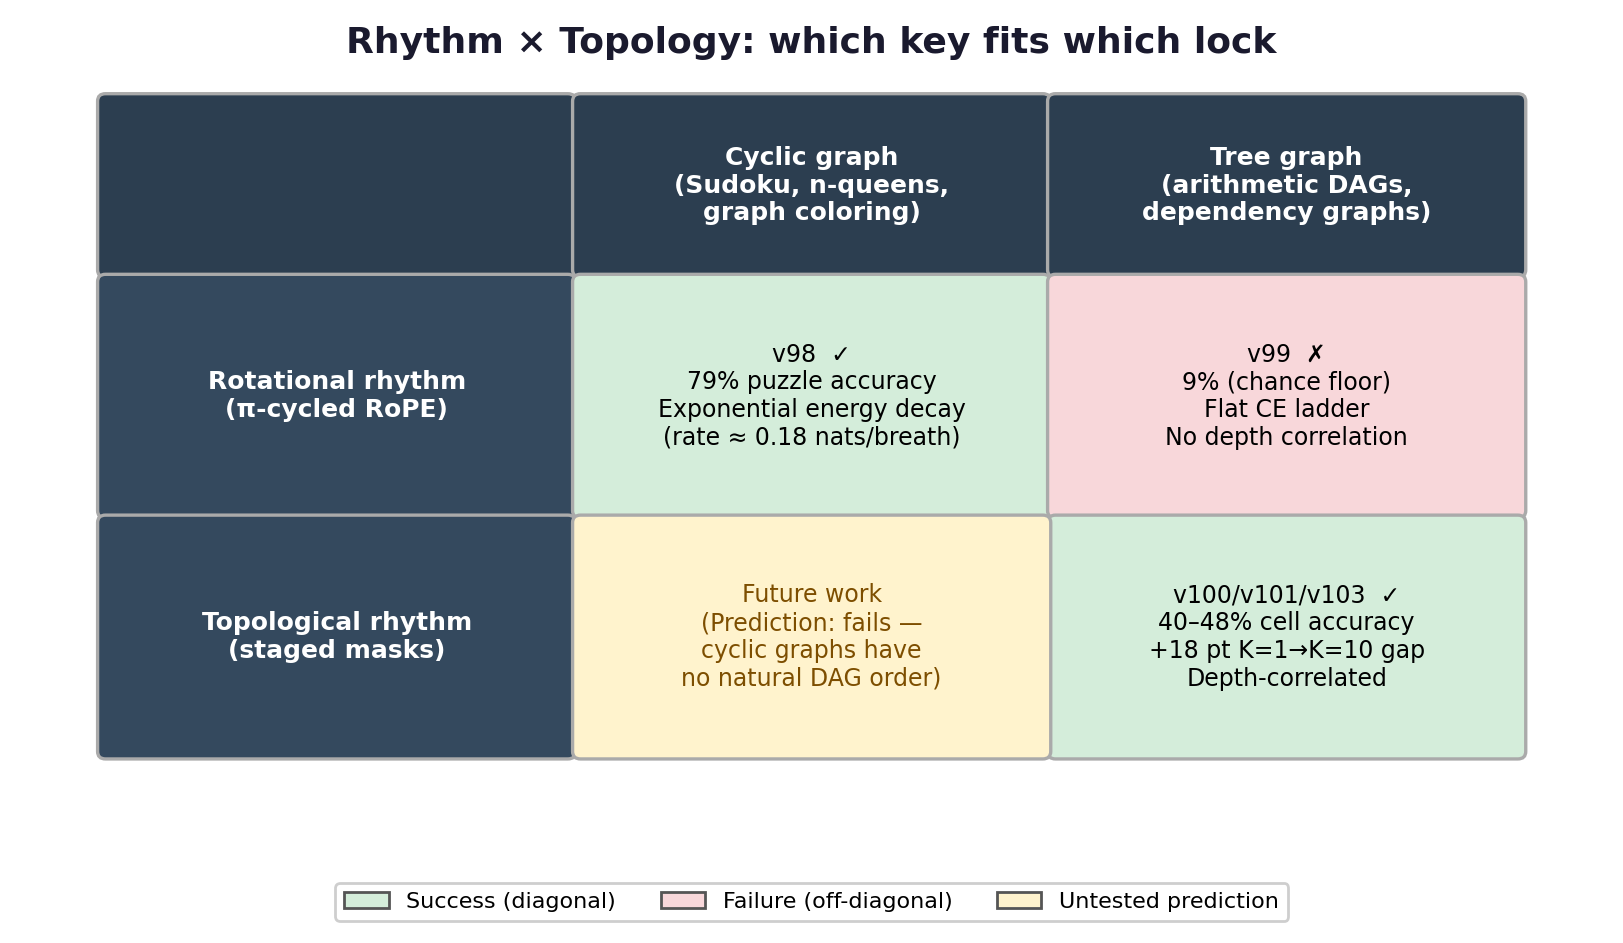

Python code for this plot:
"""
Figure 5: 2x2 framework table — rhythm × topology
Conceptual figure rendered as a styled matplotlib table.
"""

import numpy as np
import matplotlib
matplotlib.use("Agg")
import matplotlib.pyplot as plt
import matplotlib.patches as mpatches
from matplotlib.patches import FancyBboxPatch
import os

fig, ax = plt.subplots(figsize=(8.0, 4.6))
ax.set_xlim(0, 10)
ax.set_ylim(0, 6)
ax.axis("off")

# --- Color palette ---
col_header_bg = "#2c3e50"
col_header_fg = "white"
row_header_bg = "#34495e"
row_header_fg = "white"
success_bg    = "#d4edda"  # light green
failure_bg    = "#f8d7da"  # light red
future_bg     = "#fff3cd"  # light yellow
border_color  = "#aaa"

# Grid layout: rows 0-1 are data rows, col 0 is row header, cols 1-2 are data cols
# Bounding box coordinates: (x0, y0, width, height)
# Table spans x: 0.5-9.5, y: 0.5-5.5

# Column positions
x0 = 0.5
col_widths = [3.0, 3.0, 3.0]
row_heights = [1.2, 1.6, 1.6]

# y positions (top to bottom: header row, row1, row2)
y_top = 5.5

# --- Draw cells ---
def draw_cell(ax, x, y, w, h, bg, text, fontsize=10, bold=False, fg="black",
              valign="center", extra_lines=None):
    rect = FancyBboxPatch((x + 0.04, y - h + 0.04), w - 0.08, h - 0.08,
                           boxstyle="round,pad=0.05",
                           linewidth=1.2, edgecolor=border_color,
                           facecolor=bg, zorder=2)
    ax.add_patch(rect)
    weight = "bold" if bold else "normal"
    cy = y - h / 2
    ax.text(x + w / 2, cy, text, ha="center", va=valign,
            fontsize=fontsize, color=fg, fontweight=weight,
            wrap=False, zorder=3, multialignment="center")
    if extra_lines:
        for eline, esize, ecolor in extra_lines:
            ax.text(x + w / 2, cy - fontsize * 0.038 * (12 - fontsize + 2),
                    eline, ha="center", va="top", fontsize=esize,
                    color=ecolor, zorder=3)

# Row 0 = header
# Corner (empty)
draw_cell(ax, x0, y_top, col_widths[0], row_heights[0],
          col_header_bg, "", fontsize=9, bold=True, fg=col_header_fg)
# Column headers
draw_cell(ax, x0 + col_widths[0], y_top, col_widths[1], row_heights[0],
          col_header_bg, "Cyclic graph\n(Sudoku, n-queens,\ngraph coloring)",
          fontsize=9, bold=True, fg=col_header_fg)
draw_cell(ax, x0 + col_widths[0] + col_widths[1], y_top, col_widths[2], row_heights[0],
          col_header_bg, "Tree graph\n(arithmetic DAGs,\ndependency graphs)",
          fontsize=9, bold=True, fg=col_header_fg)

# Row 1 = Rotational rhythm
y1 = y_top - row_heights[0]
draw_cell(ax, x0, y1, col_widths[0], row_heights[1],
          row_header_bg, "Rotational rhythm\n(π-cycled RoPE)",
          fontsize=9, bold=True, fg=row_header_fg)
draw_cell(ax, x0 + col_widths[0], y1, col_widths[1], row_heights[1],
          success_bg,
          "v98  ✓\n79% puzzle accuracy\nExponential energy decay\n(rate ≈ 0.18 nats/breath)",
          fontsize=8.5)
draw_cell(ax, x0 + col_widths[0] + col_widths[1], y1, col_widths[2], row_heights[1],
          failure_bg,
          "v99  ✗\n9% (chance floor)\nFlat CE ladder\nNo depth correlation",
          fontsize=8.5)

# Row 2 = Topological rhythm
y2 = y1 - row_heights[1]
draw_cell(ax, x0, y2, col_widths[0], row_heights[2],
          row_header_bg, "Topological rhythm\n(staged masks)",
          fontsize=9, bold=True, fg=row_header_fg)
draw_cell(ax, x0 + col_widths[0] + col_widths[1], y2, col_widths[2], row_heights[2],
          success_bg,
          "v100/v101/v103  ✓\n40–48% cell accuracy\n+18 pt K=1→K=10 gap\nDepth-correlated",
          fontsize=8.5)
draw_cell(ax, x0 + col_widths[0], y2, col_widths[1], row_heights[2],
          future_bg,
          "Future work\n(Prediction: fails —\ncyclic graphs have\nno natural DAG order)",
          fontsize=8.5, fg="#7d4e00")

# Title
ax.text(5.0, 5.85, "Rhythm × Topology: which key fits which lock",
        ha="center", va="center", fontsize=13, fontweight="bold", color="#1a1a2e")

# Legend patches
p_success = mpatches.Patch(facecolor=success_bg, edgecolor="#555", label="Success (diagonal)")
p_failure = mpatches.Patch(facecolor=failure_bg, edgecolor="#555", label="Failure (off-diagonal)")
p_future  = mpatches.Patch(facecolor=future_bg, edgecolor="#555", label="Untested prediction")
ax.legend(handles=[p_success, p_failure, p_future], loc="lower center",
          bbox_to_anchor=(0.5, -0.01), ncol=3, fontsize=8, framealpha=0.95)

fig.tight_layout(pad=0.3)

out_dir = os.path.dirname(os.path.abspath(__file__))
fig.savefig(os.path.join(out_dir, "fig5_framework_table.png"), dpi=200, bbox_inches="tight")
fig.savefig(os.path.join(out_dir, "fig5_framework_table.pdf"), bbox_inches="tight")
print("Saved fig5_framework_table.{png,pdf}")
